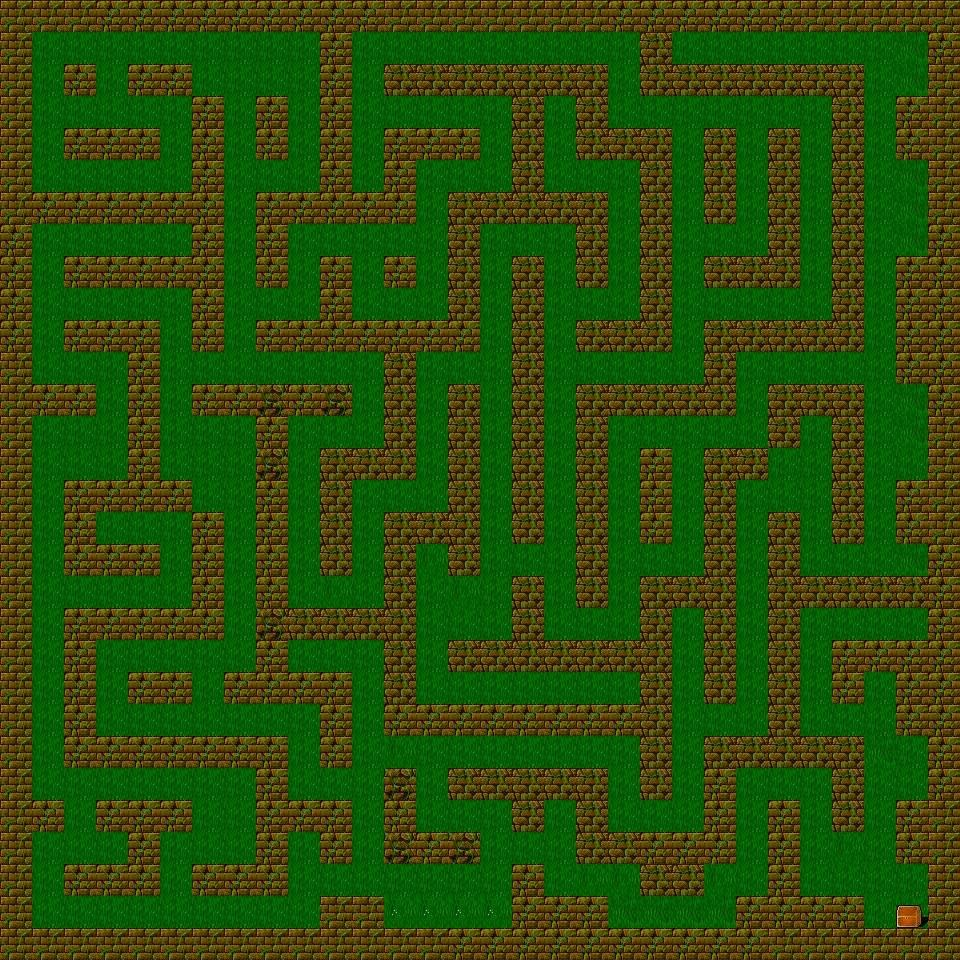

The image is a tile-based game level rendered from a .tmx file. Its description and complete source (layers, tilesets, objects, tile grids) follow:
An orthogonal 30x30 tile map with 32x32 px tiles, 2 tile layers (Calque de Tuiles 1, Calque de Tuiles 2).

<map version="1.10" tiledversion="1.11.2" orientation="orthogonal" renderorder="right-down" width="30" height="30" tilewidth="32" tileheight="32" infinite="0" nextlayerid="4" nextobjectid="1">
 <tileset firstgid="1" name="DungeonCrawl_ProjectUtumnoTileset" tilewidth="32" tileheight="32" tilecount="3072" columns="64">
  <image source="DungeonCrawl_ProjectUtumnoTileset.png" width="2048" height="1536" />
  <tile id="1743">
   <properties>
    <property name="weapon" value="staff" />
   </properties>
  </tile>
  <tile id="1796">
   <properties>
    <property name="weapon" value="longSword" />
   </properties>
  </tile>
  <tile id="1808">
   <properties>
    <property name="weapon" value="saber" />
   </properties>
  </tile>
  <tile id="2924">
   <properties>
    <property name="chest" type="bool" value="true" />
   </properties>
  </tile>
 </tileset>
 <layer id="1" name="Calque de Tuiles 1" width="30" height="30">
  <data encoding="csv">
1029,1029,1029,1030,1030,1030,1030,1030,1030,1030,1030,1030,1029,1029,1029,1029,1029,1029,1029,1030,1030,1030,1030,1030,1030,1029,1029,1029,1029,1029,
1029,961,961,961,961,961,961,961,961,961,1030,961,961,961,961,961,961,961,961,961,1031,961,961,961,961,961,961,961,964,1030,
1029,961,1030,961,1030,1030,961,961,961,961,1030,961,1031,1031,1031,1031,1031,1031,1031,961,1031,1031,1031,1031,1031,1031,1031,961,964,1029,
1029,961,961,961,961,961,1030,961,1030,961,1030,961,961,961,961,961,1031,961,1031,961,961,961,961,961,961,961,1031,961,1030,1029,
1029,961,1030,1030,1030,961,1030,961,1030,961,1030,961,1030,1030,1030,961,1031,961,1031,1031,1031,961,1031,961,1031,961,1031,961,1030,1029,
1029,961,961,961,961,961,1030,961,961,961,1030,961,1030,961,961,961,1031,961,961,961,1031,961,1031,961,1031,961,1031,961,964,1029,
1029,1030,1030,1030,1030,1030,1030,961,1030,1030,1030,1030,1030,961,1031,1031,1031,1031,1031,961,1031,961,1031,961,1031,961,1031,961,964,1029,
1030,961,961,961,961,961,1030,961,1030,961,961,961,961,961,1031,961,961,961,1031,961,1031,961,961,961,1031,961,1031,961,964,1030,
1030,961,1030,1030,1030,1030,1030,961,1030,961,1030,961,1030,961,1031,961,1031,961,1031,961,1031,961,1031,1031,1031,961,1031,961,1030,1030,
1030,961,961,961,961,961,1030,961,961,961,1030,961,961,961,1031,961,1031,961,961,961,1031,961,961,961,961,961,1031,961,1030,1030,
1030,961,1030,1030,1030,961,1030,961,1030,1030,1030,1030,1030,1030,1030,961,1031,961,1031,1031,1031,961,1031,1031,1031,1031,1031,961,1030,1030,
1029,961,961,961,1030,961,961,961,961,961,961,961,1031,961,961,961,1031,961,961,961,961,961,1031,961,961,961,961,961,1030,1030,
1029,1030,1030,961,1030,961,1030,1030,1032,1030,1032,961,1031,961,1031,961,1031,961,1031,1031,1031,1031,1031,961,1031,1031,1031,961,964,1030,
1029,961,961,961,1030,961,961,961,1030,961,961,961,1031,961,1031,961,1031,961,1031,961,961,961,961,961,1031,961,1031,961,964,1029,
1029,961,961,961,1030,961,961,961,1032,961,1031,1031,1031,961,1031,961,1031,961,1031,961,1030,961,1031,1031,961,961,1031,961,961,1029,
1029,961,1030,1030,1030,1030,961,961,1030,961,1031,961,961,961,1031,961,1031,961,1031,961,1030,961,1031,961,961,961,1031,961,1030,1029,
1029,961,1030,961,961,961,1030,961,1030,961,1031,961,1031,1031,1031,961,1031,961,1031,961,1030,961,1031,961,1031,961,1031,961,1030,1029,
1029,961,1030,1030,1030,961,1030,961,1030,961,1031,961,1031,963,1031,961,961,961,1031,961,961,961,1031,961,1031,961,961,961,964,1030,
1029,961,961,961,961,961,1030,961,1030,961,963,961,1031,961,963,961,1031,961,1031,961,1031,1031,1031,961,1031,1031,1031,1031,1031,1030,
1029,961,1030,1030,1030,1030,1030,961,1032,1031,1031,1031,1031,961,961,961,1031,961,961,961,1031,961,1031,961,1031,961,961,961,961,1030,
1029,961,1030,961,961,961,961,961,1030,961,961,961,1031,961,1031,1031,1031,1031,1031,1031,1031,961,1031,961,1031,961,1030,1030,1030,1030,
1029,961,1030,961,1030,1030,961,1030,1030,1030,1030,961,1031,961,961,961,961,961,961,961,1031,961,1031,961,1031,961,1030,961,1030,1030,
1029,961,1030,961,961,961,961,961,961,961,1030,961,1030,1030,1030,1030,1030,1030,1030,1030,1031,961,961,961,1031,961,961,961,1030,1030,
1029,961,1030,1030,1030,1030,1030,1030,1030,961,1030,961,963,961,961,961,961,961,961,961,1031,961,1031,1031,1031,1031,1031,964,961,1030,
1029,961,961,961,961,961,961,961,1030,961,961,961,1032,961,1031,1031,1031,1031,1031,961,1031,961,1030,961,961,961,1031,961,961,1030,
1029,1030,961,1030,1030,1030,961,961,1030,1030,1030,961,1030,961,961,961,1031,961,1031,961,961,961,1030,961,1030,961,1031,961,1030,1029,
1029,961,961,961,1030,961,961,961,1030,961,1030,961,1032,1030,1032,961,961,961,1031,1031,1030,1030,1030,961,1030,961,963,961,1030,1029,
1029,961,1030,1030,1030,961,1030,1030,1030,961,961,961,961,961,961,961,1030,961,963,963,1031,1031,963,961,1030,961,961,961,961,1029,
1029,961,961,961,961,961,961,961,961,961,1029,1029,967,967,967,967,1030,1030,1030,964,964,964,964,1030,1030,1030,1030,961,961,1029,
1029,1029,1029,1029,1029,1029,1029,1029,1029,1029,1029,1029,1029,1029,1030,1030,1030,1030,1030,1030,1030,1030,1030,1030,1029,1029,1029,1029,1029,1029
</data>
 </layer>
 <layer id="3" name="Calque de Tuiles 2" width="30" height="30">
  <data encoding="csv">
0,0,0,0,0,0,0,0,0,0,0,0,0,0,0,0,0,0,0,0,0,0,0,0,0,0,0,0,0,0,
0,0,0,0,0,0,0,0,0,0,0,0,0,0,0,0,0,0,0,0,0,0,0,0,0,0,0,0,0,0,
0,0,0,0,0,0,0,0,0,0,0,0,0,0,0,0,0,0,0,0,0,0,0,0,0,0,0,0,0,0,
0,0,0,0,0,0,0,0,0,0,0,0,0,0,0,0,0,0,0,0,0,0,0,0,0,0,0,0,0,0,
0,0,0,0,0,0,0,0,0,0,0,0,0,0,0,0,0,0,0,0,0,0,0,0,0,0,0,0,0,0,
0,0,0,0,0,0,0,0,0,0,0,0,0,0,0,0,0,0,0,0,0,0,0,0,0,0,0,0,0,0,
0,0,0,0,0,0,0,0,0,0,0,0,0,0,0,0,0,0,0,0,0,0,0,0,0,0,0,0,0,0,
0,0,0,0,0,0,0,0,0,0,0,0,0,0,0,0,0,0,0,0,0,0,0,0,0,0,0,0,0,0,
0,0,0,0,0,0,0,0,0,0,0,0,0,0,0,0,0,0,0,0,0,0,0,0,0,0,0,0,0,0,
0,0,0,0,0,0,0,0,0,0,0,0,0,0,0,0,0,0,0,0,0,0,0,0,0,0,0,0,0,0,
0,0,0,0,0,0,0,0,0,0,0,0,0,0,0,0,0,0,0,0,0,0,0,0,0,0,0,0,0,0,
0,0,0,0,0,0,0,0,0,0,0,0,0,0,0,0,0,0,0,0,0,0,0,0,0,0,0,0,0,0,
0,0,0,0,0,0,0,0,0,0,0,0,0,0,0,0,0,0,0,0,0,0,0,0,0,0,0,0,0,0,
0,0,0,0,0,0,0,0,0,0,0,0,0,0,0,0,0,0,0,0,0,0,0,0,0,0,0,0,0,0,
0,0,0,0,0,0,0,0,0,0,0,0,0,0,0,0,0,0,0,0,0,0,0,0,0,0,0,0,0,0,
0,0,0,0,0,0,0,0,0,0,0,0,0,0,0,0,0,0,0,0,0,0,0,0,0,0,0,0,0,0,
0,0,0,0,0,0,0,0,0,0,0,0,0,0,0,0,0,0,0,0,0,0,0,0,0,0,0,0,0,0,
0,0,0,0,0,0,0,0,0,0,0,0,0,0,0,0,0,0,0,0,0,0,0,0,0,0,0,0,0,0,
0,0,0,0,0,0,0,0,0,0,0,0,0,0,0,0,0,0,0,0,0,0,0,0,0,0,0,0,0,0,
0,0,0,0,0,0,0,0,0,0,0,0,0,0,0,0,0,0,0,0,0,0,0,0,0,0,0,0,0,0,
0,0,0,0,0,0,0,0,0,0,0,0,0,0,0,0,0,0,0,0,0,0,0,0,0,0,0,0,0,0,
0,0,0,0,0,0,0,0,0,0,0,0,0,0,0,0,0,0,0,0,0,0,0,0,0,0,0,0,0,0,
0,0,0,0,0,0,0,0,0,0,0,0,0,0,0,0,0,0,0,0,0,0,0,0,0,0,0,0,0,0,
0,0,0,0,0,0,0,0,0,0,0,0,0,0,0,0,0,0,0,0,0,0,0,0,0,0,0,0,0,0,
0,0,0,0,0,0,0,0,0,0,0,0,0,0,0,0,0,0,0,0,0,0,0,0,0,0,0,0,0,0,
0,0,0,0,0,0,0,0,0,0,0,0,0,0,0,0,0,0,0,0,0,0,0,0,0,0,0,0,0,0,
0,0,0,0,0,0,0,0,0,0,0,0,0,0,0,0,0,0,0,0,0,0,0,0,0,0,0,0,0,0,
0,0,0,0,0,0,0,0,0,0,0,0,0,0,0,0,0,0,0,0,0,0,0,0,0,0,0,0,0,0,
0,0,0,0,0,0,0,0,0,0,0,0,0,0,0,0,0,0,0,0,0,0,0,0,0,0,0,0,2925,0,
0,0,0,0,0,0,0,0,0,0,0,0,0,0,0,0,0,0,0,0,0,0,0,0,0,0,0,0,0,0
</data>
 </layer>
</map>
